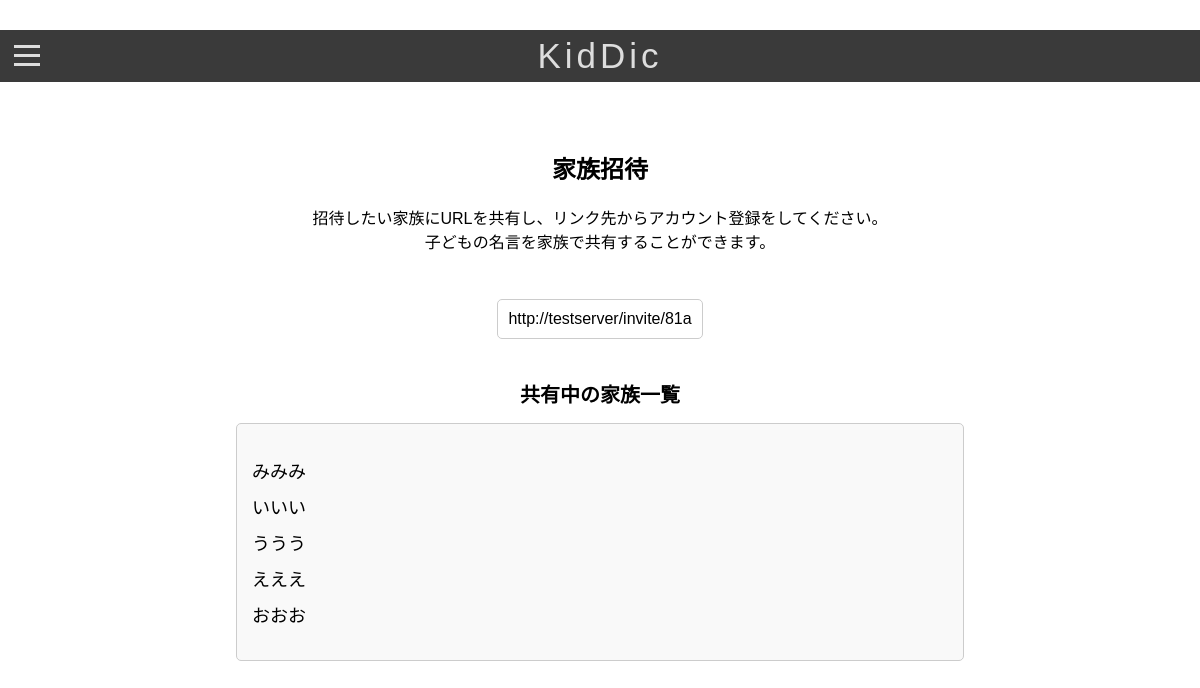
Screenshot of /invite/ (signed in) with the database file from the repository.
### app/models.py (models this page shows)
class User(AbstractUser):
    first_name = None
    last_name = None
    date_joined = None
    groups = None
    user_permissions = None
    username = models.CharField(max_length=255, unique=True)
    email = models.EmailField(max_length=255, unique=True)
    created_at = models.DateTimeField(auto_now_add=True)
    updated_at = models.DateTimeField(auto_now=True)
    family = models.ForeignKey('Family', on_delete=models.SET_NULL, null=True, blank=True, related_name="members")  # 家族との関連付け
    is_first_login = models.BooleanField(default=True)
    USERNAME_FIELD = "username"
    EMAIL_FIELD = "email"
    REQUIRED_FIELDS = ["email"]
    class Meta:
        db_table = "users"

### app/views.py (the view)
# urls.py: path('invite/', FamilyInviteView.as_view(), name='family_invite'),
class FamilyInviteView(View):
    def get(self, request):
        family = request.user.family
        if family is None:
            family = Family.objects.create()
            request.user.family = family
            request.user.save()
        invite_url = request.build_absolute_uri(f"/invite/{family.invite_url}")
        members = family.members.all()  # 関連するユーザー（家族のメンバー）を取得
        return render(request, 'family_invite.html', {
            'members': members,
            'invite_url': invite_url
        })

### app/templates/family_invite.html (shortened to what this page needs)
<!DOCTYPE html>
<html lang="ja">
<head>
    {% load static %}
    <link rel="stylesheet" href="{% static 'css/styles.css' %}">
    <link rel="stylesheet" href="{% static 'css/form_styles.css' %}">
</head>
<body>
    <header class="header">
        <div class="navtext-container">
            <a href="{% url 'home' %}" class="navtext">KidDic</a>
        </div>
        <label for="menu-btn" class="menu-icon"><span class="navicon"></span></label>
    </header>
    <section class="content-section">
        <main>
            <h2>家族招待</h2>
            <p>招待したい家族にURLを共有し、リンク先からアカウント登録をしてください。<br>子どもの名言を家族で共有することができます。</p>
            <div class="invite-url-container">
                <input type="text" readonly value="{{ invite_url }}">
            </div>
            <h3>共有中の家族一覧</h3>
            <div class="shared-family-container">
                <ul>
                    {% for member in members %}
                        <li>{{ member.username }}</li>
                    {% endfor %}
                </ul>
            </div>
        </main>
    </section>
</body>
</html>

### app/static/css/styles.css (style rules this page uses)
body { margin: 0; font-family: Arial, sans-serif; padding-top: 30px; }
:root { --background-navbar: rgba(55, 55, 55, 0.98); }
.header { background: var(--background-navbar); position: fixed; width: 100%; height: 52px; }
.menu-icon { display: inline-block; position: relative; cursor: pointer; padding: 24px 14px; -webkit-tap-highlight-color: rgba(0, 0, 0, 0); }
.navicon { background: #ddd; display: block; height: 3px; width: 26px; position: relative; transition: 0.3192s cubic-bezier(0.04, 0.04, 0.12, 0.96) 0.1008s; }
.navicon:before, .navicon:after { content: ""; display: block; height: 100%; width: 100%; position: absolute; background: #ddd; transition: 0.3192s cubic-bezier(0.04, 0.04, 0.12, 0.96) 0.1008s; }
.navicon:before { top: 9px; }
.navicon:after { bottom: 9px; }
.navtext-container { width: 100%; height: 52px; position: absolute; box-sizing: border-box; display: flex; justify-content: center; align-items: center; }
.navtext { position: absolute; text-transform: none; color: #ddd; letter-spacing: 4px; font-size: 35px; text-decoration: none; }

### app/static/css/form_styles.css (style rules this page uses)
.content-section { margin-top: 80px; padding: 20px; text-align: center; font-family: Arial, sans-serif; }
input[type="text"] { width: 80%; padding: 10px; font-size: 16px; border: 1px solid #ccc; border-radius: 5px; margin-top: 10px; }
h3 { font-size: 20px; margin-top: 30px; margin-bottom: 15px; }
ul { list-style-type: none; padding-left: 0; font-size: 18px; }
ul li { margin-bottom: 10px; }
.invite-url-container { margin-top: 10px; padding: 10px; display: inline-block; border-radius: 5px; }
.shared-family-container { border: 1px solid #ccc; padding: 15px; border-radius: 5px; width: 60%; margin: 0 auto; background-color: #f9f9f9; }
.shared-family-container ul { text-align: left; list-style-position: inside; }

### rows the page displays
User: username "みみみ"
User: username "いいい"
User: username "ううう"
User: username "えええ"
User: username "おおお"
